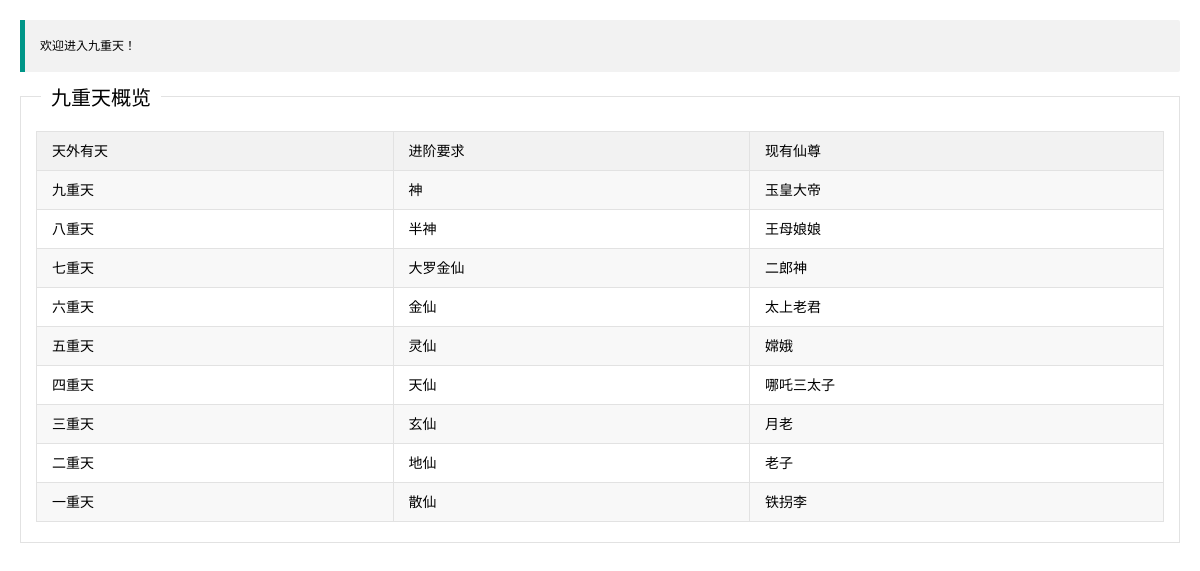
The app's page /welcome/ with its own data.
### tiantingapp/models.py (models this page shows)
class Cloud(models.Model):
    c_name = models.CharField(max_length=10)
    c_quire = models.CharField(max_length=10)
    cf_id = models.ForeignKey('Fore', on_delete=models.CASCADE)

class Gods(models.Model):
    g_name = models.CharField(max_length=10)
    g_sex = models.CharField(max_length=10)
    g_age = models.CharField(max_length=10)
    g_town = models.CharField(max_length=10)
    g_easy = models.CharField(max_length=10)
    gf_id = models.ForeignKey('Fore', on_delete=models.CASCADE)
    gc_id = models.ForeignKey('Cloud', on_delete=models.CASCADE)

### tiantingapp/views.py (the view, shortened to what this page needs)
# urls.py: path('welcome/', WelDetailView.as_view(), name='welcome'),
class WelDetailView(View):
    def get(self, request):
        ai = {}
        li = []
        cloud = Cloud.objects.all()
        for x in cloud:
            fs = Gods.objects.filter(gc_id=x.id)
            for y in fs:
                dic = {
                    'us': y.g_name,
                    'ss': x.c_name,
                    'su': x.c_quire
                }
                li.append(dic)
        ai['li'] = li
        return render(request, 'welcome.html', ai)

### templates/welcome.html (shortened to what this page needs)
<!DOCTYPE html>
<html>
    <head>
        {% load static %}
        <link rel="stylesheet" href="{% static 'css/font.css' %}">
        <link rel="stylesheet" href="{% static 'css/xadmin.css' %}">
    </head>
    <body>
        <div class="x-body">
            <blockquote class="layui-elem-quote">欢迎进入九重天！</blockquote>
            <fieldset class="layui-elem-field">
              <legend>九重天概览</legend>
              <div class="layui-field-box">
                <table class="layui-table" lay-even>
                    <thead>
                        <tr>
                            <th>天外有天</th>
                            <th>进阶要求</th>
                            <th>现有仙尊</th>
                        </tr>
                    </thead>
                    <tbody>
                    <tr>
                    {% for y in li %}
                        <tr>
                            <td>{{ y.ss }}</td>
                            <td>{{ y.su }}</td>
                            <td>{{ y.us }}</td>
                        </tr>
                    {% endfor %}
                    </tbody>
                </table>
              </div>
            </fieldset>
        </div>
    </body>
</html>

### static/css/xadmin.css (style rules this page uses)
* { margin: 0px; padding: 0px; font-family: "Microsoft Yahei", Helvetica, Arial, sans-serif; font-size: 12px; }
html { width: 100%; height: 100%; overflow-x:hidden; overflow-y:auto; }
body { width: 100%; min-height: 100%; }
.x-body { padding: 20px; }
table th, table td { word-break: break-all; }

### records on screen
Cloud: ss "九重天"
Gods: us "玉皇大帝"
Cloud: ss "八重天", su "半神"
Gods: us "王母娘娘"
Cloud: ss "七重天", su "大罗金仙"
Gods: us "二郎神"
Cloud: ss "六重天", su "金仙"
Gods: us "太上老君"
Cloud: ss "五重天", su "灵仙"
Gods: us "嫦娥"
Cloud: ss "四重天", su "天仙"
Gods: us "哪吒三太子"
Cloud: ss "三重天", su "玄仙"
Gods: us "月老"
Cloud: ss "二重天", su "地仙"
Gods: us "老子"
Cloud: ss "一重天", su "散仙"
Gods: us "铁拐李"

### other values on screen
{{ y.su }} "神"
